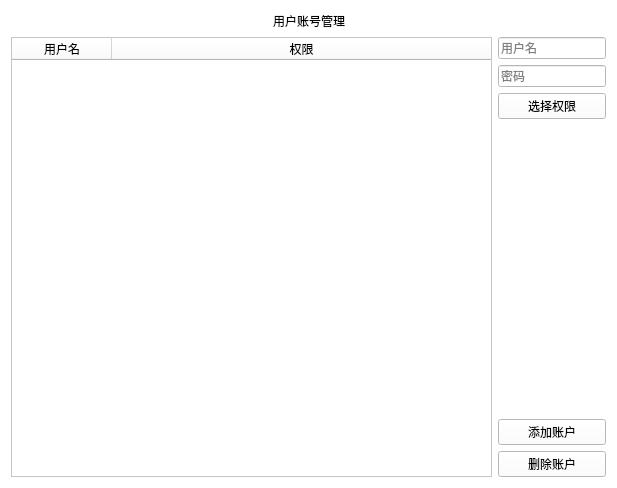
<?xml version="1.0" encoding="UTF-8"?>
<ui version="4.0">
 <class>Form</class>
 <widget class="QWidget" name="Form">
  <property name="geometry">
   <rect>
    <x>0</x>
    <y>0</y>
    <width>617</width>
    <height>488</height>
   </rect>
  </property>
  <property name="windowTitle">
   <string>Form</string>
  </property>
  <property name="styleSheet">
   <string notr="true">background-color: rgb(255, 255, 255);</string>
  </property>
  <layout class="QVBoxLayout" name="verticalLayout_2">
   <item>
    <layout class="QHBoxLayout" name="horizontalLayout_2">
     <item>
      <spacer name="horizontalSpacer">
       <property name="orientation">
        <enum>Qt::Horizontal</enum>
       </property>
       <property name="sizeHint" stdset="0">
        <size>
         <width>40</width>
         <height>20</height>
        </size>
       </property>
      </spacer>
     </item>
     <item>
      <widget class="TitleLabel" name="TitleLabel">
       <property name="sizePolicy">
        <sizepolicy hsizetype="Fixed" vsizetype="Fixed">
         <horstretch>0</horstretch>
         <verstretch>0</verstretch>
        </sizepolicy>
       </property>
       <property name="styleSheet">
        <string notr="true">background-color: rgba(255, 255, 255, 0);</string>
       </property>
       <property name="text">
        <string>用户账号管理</string>
       </property>
       <property name="alignment">
        <set>Qt::AlignCenter</set>
       </property>
      </widget>
     </item>
     <item>
      <spacer name="horizontalSpacer_2">
       <property name="orientation">
        <enum>Qt::Horizontal</enum>
       </property>
       <property name="sizeHint" stdset="0">
        <size>
         <width>40</width>
         <height>20</height>
        </size>
       </property>
      </spacer>
     </item>
    </layout>
   </item>
   <item>
    <layout class="QHBoxLayout" name="horizontalLayout">
     <item>
      <widget class="TableWidget" name="TableWidget">
       <property name="editTriggers">
        <set>QAbstractItemView::NoEditTriggers</set>
       </property>
       <property name="selectionMode">
        <enum>QAbstractItemView::SingleSelection</enum>
       </property>
       <property name="showGrid">
        <bool>false</bool>
       </property>
       <property name="sortingEnabled">
        <bool>true</bool>
       </property>
       <attribute name="horizontalHeaderStretchLastSection">
        <bool>true</bool>
       </attribute>
       <attribute name="verticalHeaderShowSortIndicator" stdset="0">
        <bool>false</bool>
       </attribute>
       <column>
        <property name="text">
         <string>用户名</string>
        </property>
       </column>
       <column>
        <property name="text">
         <string>权限</string>
        </property>
       </column>
      </widget>
     </item>
     <item>
      <layout class="QVBoxLayout" name="verticalLayout">
       <item>
        <widget class="LineEdit" name="LineEdit">
         <property name="sizePolicy">
          <sizepolicy hsizetype="Fixed" vsizetype="Fixed">
           <horstretch>0</horstretch>
           <verstretch>0</verstretch>
          </sizepolicy>
         </property>
         <property name="placeholderText">
          <string>用户名</string>
         </property>
        </widget>
       </item>
       <item>
        <widget class="LineEdit" name="LineEdit_2">
         <property name="sizePolicy">
          <sizepolicy hsizetype="Fixed" vsizetype="Fixed">
           <horstretch>0</horstretch>
           <verstretch>0</verstretch>
          </sizepolicy>
         </property>
         <property name="placeholderText">
          <string>密码</string>
         </property>
        </widget>
       </item>
       <item>
        <widget class="ComboBox" name="ComboBox">
         <property name="text">
          <string>选择权限</string>
         </property>
        </widget>
       </item>
       <item>
        <spacer name="verticalSpacer">
         <property name="orientation">
          <enum>Qt::Vertical</enum>
         </property>
         <property name="sizeHint" stdset="0">
          <size>
           <width>20</width>
           <height>40</height>
          </size>
         </property>
        </spacer>
       </item>
       <item>
        <widget class="PushButton" name="PushButton">
         <property name="text">
          <string>添加账户</string>
         </property>
        </widget>
       </item>
       <item>
        <widget class="PushButton" name="PushButton_2">
         <property name="text">
          <string>删除账户</string>
         </property>
        </widget>
       </item>
      </layout>
     </item>
    </layout>
   </item>
  </layout>
 </widget>
 <customwidgets>
  <customwidget>
   <class>ComboBox</class>
   <extends>QPushButton</extends>
   <header>qfluentwidgets</header>
  </customwidget>
  <customwidget>
   <class>PushButton</class>
   <extends>QPushButton</extends>
   <header>qfluentwidgets</header>
  </customwidget>
  <customwidget>
   <class>TitleLabel</class>
   <extends>QLabel</extends>
   <header>qfluentwidgets</header>
  </customwidget>
  <customwidget>
   <class>LineEdit</class>
   <extends>QLineEdit</extends>
   <header>qfluentwidgets</header>
  </customwidget>
  <customwidget>
   <class>TableWidget</class>
   <extends>QTableWidget</extends>
   <header>qfluentwidgets</header>
  </customwidget>
 </customwidgets>
 <resources/>
 <connections/>
</ui>
